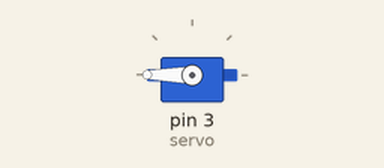
Bench run of a sketch on a simulated Arduino Uno, built with avr-gcc and run on an emulated ATmega328P. On the bench: servo.

Above: at 1.05 s.
Timing chart, 0 to 5.6 s (numbered marks = the images above):
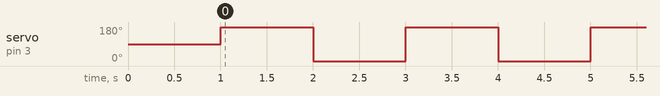

The sketch:

sevor_motor_SG90.ino
```cpp
#include <Servo.h>

Servo servo;

void setup()
{
  servo.attach(3,800 , 2600); //The range of SG90 is between 800 to 2600
  servo.write(90); // Rotate to middle place
  delay(1000);
}

void loop()
{
  servo.write(180);
  delay(1000);
  servo.write(0);
  delay(1000);
}
```

Measured:
- by itself, servo on pin 3 (servo): alternates 180° for 1.0 s and 0° for 1.0 s
